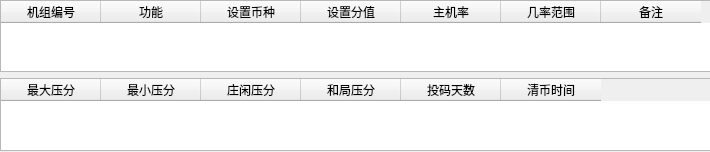
<?xml version="1.0" encoding="UTF-8"?>
<ui version="4.0">
 <class>TmachineFuncSetupViewItemTable</class>
 <widget class="QWidget" name="TmachineFuncSetupViewItemTable">
  <property name="geometry">
   <rect>
    <x>0</x>
    <y>0</y>
    <width>710</width>
    <height>152</height>
   </rect>
  </property>
  <property name="windowTitle">
   <string>Form</string>
  </property>
  <widget class="QWidget" name="layoutWidget">
   <property name="geometry">
    <rect>
     <x>0</x>
     <y>0</y>
     <width>711</width>
     <height>151</height>
    </rect>
   </property>
   <layout class="QVBoxLayout" name="verticalLayout">
    <item>
     <widget class="QTableWidget" name="tableWidget">
      <column>
       <property name="text">
        <string>机组编号</string>
       </property>
      </column>
      <column>
       <property name="text">
        <string>功能</string>
       </property>
      </column>
      <column>
       <property name="text">
        <string>设置币种</string>
       </property>
      </column>
      <column>
       <property name="text">
        <string>设置分值</string>
       </property>
      </column>
      <column>
       <property name="text">
        <string>主机率</string>
       </property>
      </column>
      <column>
       <property name="text">
        <string>几率范围</string>
       </property>
      </column>
      <column>
       <property name="text">
        <string>备注</string>
       </property>
      </column>
     </widget>
    </item>
    <item>
     <widget class="QTableWidget" name="tableWidget_2">
      <column>
       <property name="text">
        <string>最大压分</string>
       </property>
      </column>
      <column>
       <property name="text">
        <string>最小压分</string>
       </property>
      </column>
      <column>
       <property name="text">
        <string>庄闲压分</string>
       </property>
      </column>
      <column>
       <property name="text">
        <string>和局压分</string>
       </property>
      </column>
      <column>
       <property name="text">
        <string>投码天数</string>
       </property>
      </column>
      <column>
       <property name="text">
        <string>清币时间</string>
       </property>
      </column>
     </widget>
    </item>
   </layout>
  </widget>
 </widget>
 <resources/>
 <connections/>
</ui>
